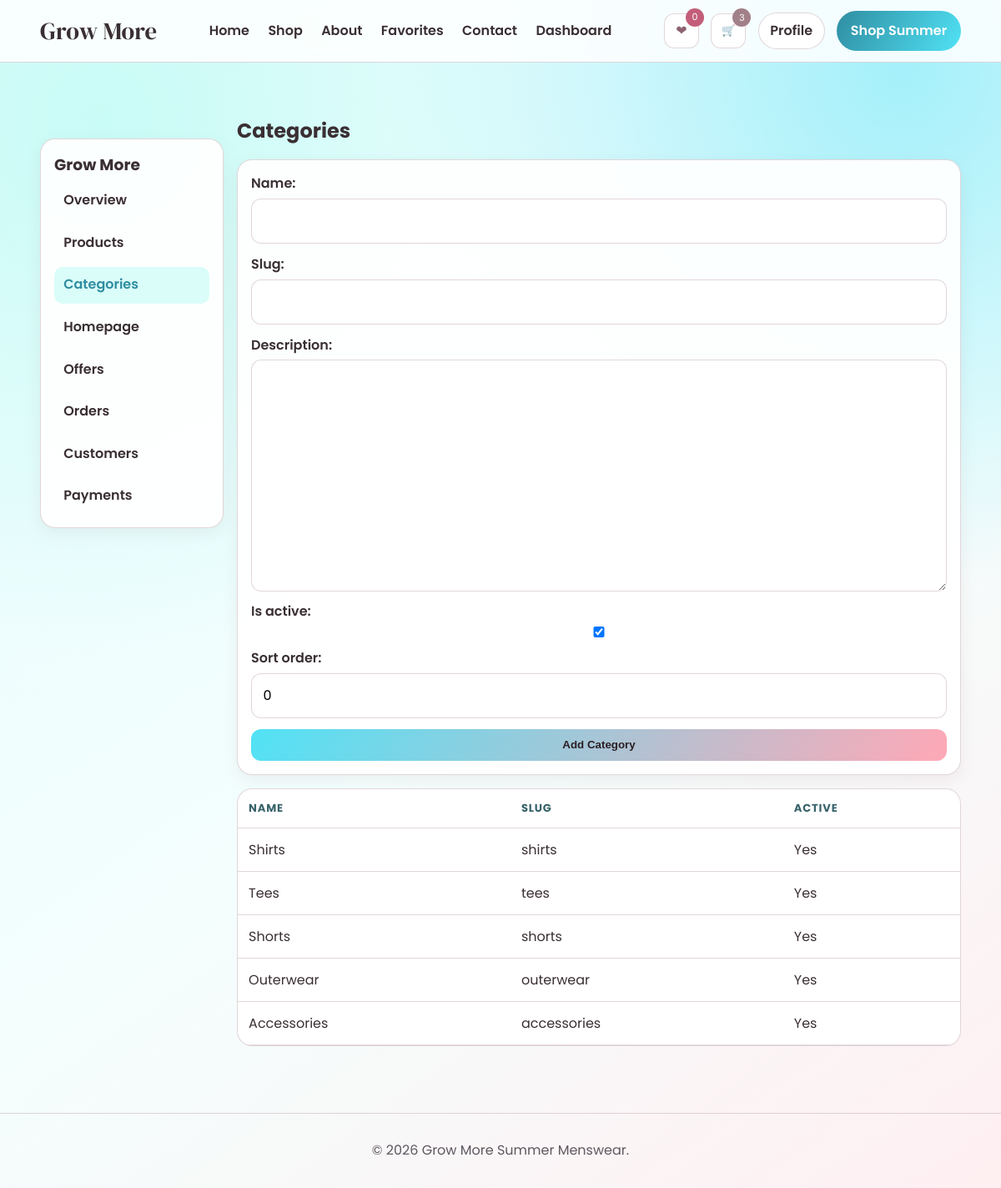
Screenshot of /dashboard/categories/ (signed in) with the database file from the repository.
### products/models.py (models this page shows, shortened)
class Category(models.Model):
    name = models.CharField(max_length=80, unique=True)
    slug = models.SlugField(max_length=100, unique=True, blank=True)
    description = models.TextField(blank=True)
    is_active = models.BooleanField(default=True)
    sort_order = models.PositiveIntegerField(default=0)
    class Meta:
        ordering = ["sort_order", "name"]
        verbose_name_plural = "Categories"

### dashboard/views.py (the view)
# urls.py: path("categories/", views.categories, name="categories"),
@staff_member_required
def categories(request):
    form = CategoryForm(request.POST or None)
    if request.method == "POST" and form.is_valid():
        form.save()
        messages.success(request, "Category saved.")
        return redirect("dashboard:categories")
    return render(request, "dashboard/categories.html", {"form": form, "categories": Category.objects.all()})

### products/forms.py
class CategoryForm(forms.ModelForm):
    class Meta:
        model = Category
        fields = ("name", "slug", "description", "is_active", "sort_order")

### core/context_processors.py (called while the page is built)
def cart(request):
    try:
        current_cart = get_or_create_cart(request)
        return {"cart": current_cart, "cart_count": current_cart.total_quantity}
    except Exception:
        return {"cart": None, "cart_count": 0}

### offers/context_processors.py (called while the page is built)
def active_offer(request):
    offer = active_popup_offer()
    return {
        "active_popup_offer": offer,
        "active_popup_offer_payload": offer_payload(offer),
    }

### offers/services.py (called while the page is built, shortened)
def active_offers():
    now = timezone.now()
    return (
        PromotionalOffer.objects.filter(is_active=True, starts_at__lte=now, ends_at__gte=now)
        .prefetch_related("products", "categories")
        .order_by("display_priority", "-discount_percent")
    )

def active_popup_offer():
    return active_offers().filter(show_on_homepage=True).first()

def offer_payload(offer):
    if not offer:
        return None

### orders/models.py (called while the page is built)
    @property
    def total_quantity(self):
        return sum(item.quantity for item in self.items.all())

### orders/services.py (called while the page is built)
def get_or_create_cart(request):
    if request.user.is_authenticated:
        cart, _ = Cart.objects.get_or_create(user=request.user)
        return cart
    if not request.session.session_key:
        request.session.create()
    cart, _ = Cart.objects.get_or_create(session_key=request.session.session_key, user=None)
    return cart

### templates/dashboard/categories.html
{% extends "dashboard/base.html" %}
{% block dashboard_content %}
  <h1>Categories</h1>
  <form class="card form admin-form" method="post">{% csrf_token %}{{ form.as_p }}<button class="submit-btn" type="submit">Add Category</button></form>
  <div class="admin-table-wrap"><table class="admin-table"><thead><tr><th>Name</th><th>Slug</th><th>Active</th></tr></thead><tbody>
    {% for category in categories %}<tr><td>{{ category.name }}</td><td>{{ category.slug }}</td><td>{{ category.is_active|yesno:"Yes,No" }}</td></tr>{% endfor %}
  </tbody></table></div>
{% endblock %}

### static/css/styles.css (style rules this page uses)
:root { --bright-blue: #51e2f5; --blue-green: #9df9ef; --dusty-white: #edf756; --pink-sand: #ffa8b6; --dark-sand: #a28089; --ink-900: #3a2f33; --white: #ffffff; --border: rgba(162, 128, 137, 0.32); --shadow: 0 18px 40px rgba(81, 226, 245, 0.18); --radius: 18px; --transition: 280ms ease; --font-brand: "Palm Beach", "DM Serif Display", serif; --font-hero: "KG Summer Sunshine", "Poppins", sans-serif; --font-tag: "Tropical Asian", "Poppins", sans-serif; }
* { margin: 0; padding: 0; box-sizing: border-box; }
html, body { overflow-x: hidden; }
body { font-family: "Poppins", sans-serif; color: var(--ink-900); background: radial-gradient(circle at 10% 10%, color-mix(in srgb, var(--blue-green) 55%, white), transparent 38%), radial-gradient(circle at 90% 6%, color-mix(in srgb, var(--bright-blue) 52%, white), transparent 36%), linear-gradient(145deg, color-mix(in srgb, var(--bright-blue) 14%, white), color-mix(in srgb, var(--blue-green) 12%, white) 55%, color-mix(in srgb, var(--pink-sand) 18%, white)); line-height: 1.55; }
body.has-fixed-header { padding-top: calc(74px + env(safe-area-inset-top)); }
.icon-btn, .cta-btn, .add-btn, .submit-btn, .ghost-btn { border: none; cursor: pointer; transition: transform var(--transition), box-shadow var(--transition), background var(--transition); }
.card, .product-card, .info-card { border: 1px solid var(--border); border-radius: var(--radius); background: rgba(255,255,255,.94); box-shadow: 0 6px 18px rgba(162, 128, 137, .12); }
.add-btn, .submit-btn { width: 100%; border-radius: 12px; padding: .72rem; font-weight: 600; background: linear-gradient(120deg, var(--bright-blue), var(--pink-sand)); color: #2b2025; }
.form { display: grid; gap: .8rem; }
input, textarea, select { width: 100%; border: 1px solid var(--border); border-radius: 12px; padding: .85rem; font: inherit; background: #fff; }
.admin-table-wrap { overflow-x: auto; border: 1px solid var(--border); border-radius: var(--radius); background: rgba(255,255,255,.94); }
.admin-table { width: 100%; border-collapse: collapse; min-width: 680px; }
.admin-table th, .admin-table td { text-align: left; padding: .82rem; border-bottom: 1px solid var(--border); vertical-align: top; }
.admin-table th { color: #38636b; font-size: .82rem; text-transform: uppercase; letter-spacing: .06em; }
.admin-form { padding: 1rem; }
.admin-form p { display: grid; gap: .32rem; }
.admin-form label { font-weight: 600; }

### rows the page displays
Category: name "Shirts", slug "shirts", is_active "Yes"
Category: name "Tees", slug "tees", is_active "Yes"
Category: name "Shorts", slug "shorts", is_active "Yes"
Category: name "Outerwear", slug "outerwear", is_active "Yes"
Category: name "Accessories", slug "accessories", is_active "Yes"

### other values shown
{{ cart_count|default:0 }} "3"
